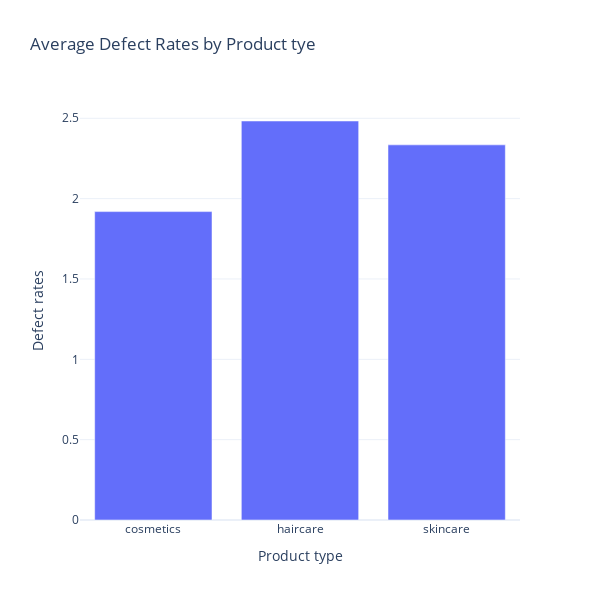

The notebook cell this image was saved under:
### Code cell
defect_rates_by_product = data.groupby('Product type')['Defect rates'].mean().reset_index()

fig = px.bar(defect_rates_by_product, x = 'Product type', y = 'Defect rates', title = "Average Defect Rates by Product tye", width = 600, height = 600)

fig.show()

### Figure 1 — Plotly figure (JSON) as saved in the notebook; plotly's stock layout.template omitted (floating-point values rounded to 4 significant figures)
{"data": [{"alignmentgroup": "True", "hovertemplate": "Product type=%{x}<br>Defect rates=%{y}<extra></extra>", "legendgroup": "", "marker": {"color": "#636efa", "pattern": {"shape": ""}}, "name": "", "offsetgroup": "", "orientation": "v", "showlegend": false, "textposition": "auto", "type": "bar", "x": ["cosmetics", "haircare", "skincare"], "xaxis": "x", "y": [1.919, 2.483, 2.335], "yaxis": "y"}], "layout": {"barmode": "relative", "height": 600, "legend": {"tracegroupgap": 0}, "title": {"text": "Average Defect Rates by Product tye"}, "width": 600, "xaxis": {"anchor": "y", "autorange": true, "domain": [0, 1], "range": [-0.5, 2.5], "title": {"text": "Product type"}, "type": "category"}, "yaxis": {"anchor": "x", "autorange": true, "domain": [0, 1], "range": [0, 2.614], "title": {"text": "Defect rates"}, "type": "linear"}}}
